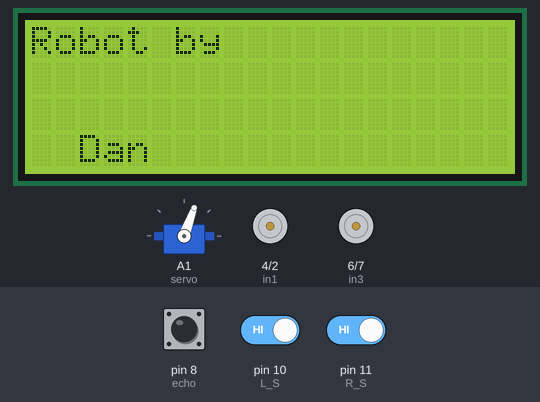
Recording of a sketch running on a simulated Arduino Uno, built with avr-gcc and run on an emulated ATmega328P. On the bench: 20×4 character LCD, servo, motor-driver pin pairs drawn as motors (green arrow = first pin HIGH = forward, orange = second pin HIGH = backward, longer = more drive, scaled by the enable pin). Wiring (inferred from the names in the program): servo: signal A1. The test bench sets the inputs (shaded band); at power-on: pin 10 (L_S) HIGH, pin 11 (R_S) HIGH, pin 8 (echo) LOW. Servo pulses on a pin are drawn as a servo (544–2400 µs = 0–180°); what the sketch prints to the serial monitor is not drawn.

Above: at 3.7 s.
At 6.8 s:
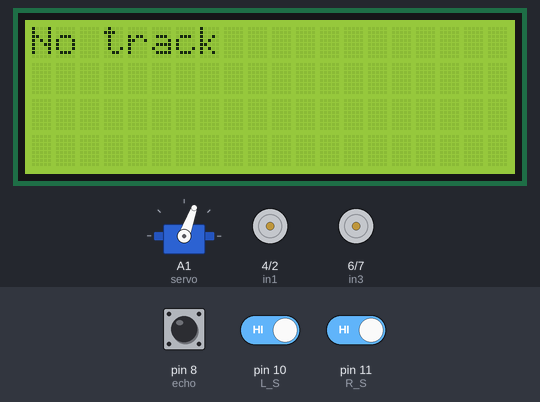
6.9 s: pin 10 (L_S) driven LOW
At 8.4 s:
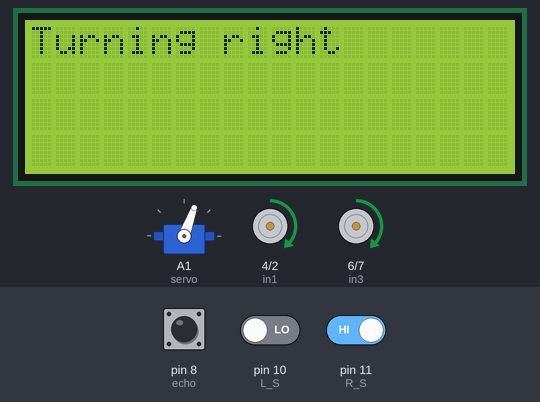
8.7 s: pin 11 (R_S) driven LOW
At 10.6 s:
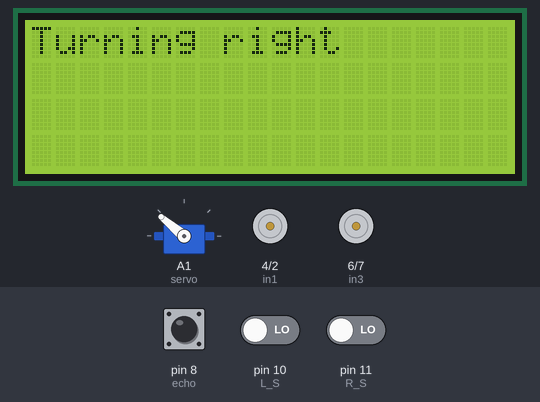
11.0 s: pin 8 (echo) pulsed HIGH 2 times (0.12 s each, 0.3 s apart)
13.7 s: pin 8 (echo) driven HIGH and pin 10 (L_S) driven HIGH
16.8 s: pin 10 (L_S) driven LOW
At 23.3 s:
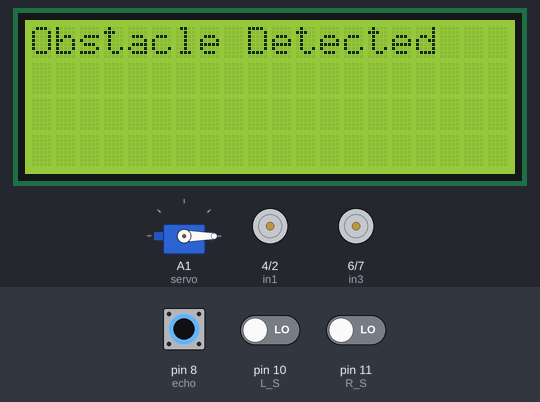
26.1 s: pin 10 (L_S) driven HIGH
At 30.0 s:
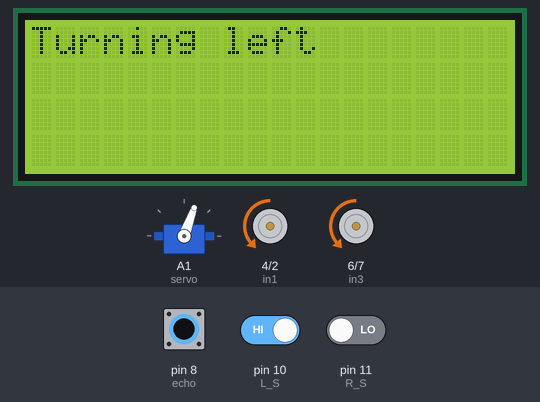
Timing chart, 0 to 30.2 s (numbered marks = the images above; inputs shaded):
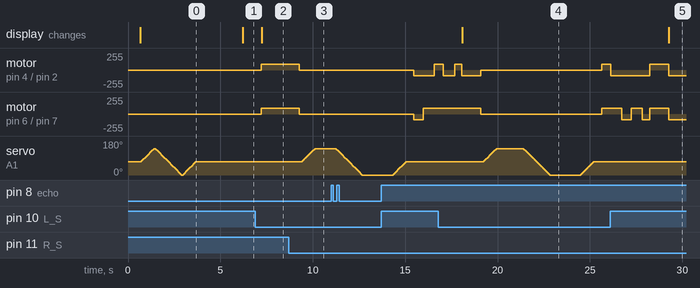

The sketch:

DAN_MULLAH_REFINED.ino
```cpp
#include <Wire.h>
#include <LiquidCrystal_I2C.h>
LiquidCrystal_I2C lcd(0x27,20,4);
#define enA 3//Enable1 L298 Pin enA
#define in1 4//Motor1  L298 Pin in1
#define in2 2 //Motor1  L298 Pin in1
#define in3 6 //Motor2  L298 Pin in1
#define in4 7 //Motor2  L298 Pin in1
#define enB 5 //Enable2 L298 Pin enB

#define L_S 10 //ir sensor Left
#define R_S 11 //ir sensor Right

#define echo 8    //Echo pin
#define trigger 9 //Trigger pin

#define servo A1

int Set=20;
int distance_L, distance_F, distance_R;

void setup()
{
lcd.init();
lcd.init();
lcd.backlight();
Serial.begin(9600);
pinMode(R_S, INPUT);
pinMode(L_S, INPUT);
pinMode(echo, INPUT );
pinMode(trigger, OUTPUT);
pinMode(enA, OUTPUT);
pinMode(in1, OUTPUT);
pinMode(in2, OUTPUT);
pinMode(in3, OUTPUT);
pinMode(in4, OUTPUT);
pinMode(enB, OUTPUT);
pinMode(servo, OUTPUT);

 lcd.setCursor(3,0);
 lcd.print("Line Follower");
 lcd.setCursor(0,1);
 lcd.print("obstacle Avoiding");
 lcd.setCursor(0,2);
 delay(500);
 lcd.clear();
 lcd.print("Robot by");
 lcd.setCursor(2,3);
 lcd.print("Dan");
 for (int angle = 70; angle <= 140; angle += 5){servoPulse(servo, angle);}
 for (int angle = 140; angle >= 0; angle -= 5){servoPulse(servo, angle); }
 for (int angle = 0; angle <= 70; angle += 5) {servoPulse(servo, angle); }
 distance_F = Ultrasonic_read();
 delay(500);
 analogWrite(enA, 85);//Adjust this between 60 to 80 for effective tracking
analogWrite(enB, 85); //Adjust this between 60 to 80 for effective tracking
}

void loop()
{
 distance_F = Ultrasonic_read();Serial.print("D F=");Serial.println(distance_F);
 if((digitalRead(R_S) == 0)&&(digitalRead(L_S) == 0))
 {
 if(distance_F > Set){forword();lcd.clear();lcd.setCursor(0, 0);lcd.print("Path Clear");}
 else{Check_side();lcd.clear();lcd.setCursor(0, 0);lcd.print("Obstacle Detected");}
 }
 else if((digitalRead(R_S) == 1)&&(digitalRead(L_S) == 0)){turnRight();lcd.clear();lcd.setCursor(0, 0);lcd.print("Turning right");}
 else if((digitalRead(R_S) == 0)&&(digitalRead(L_S) == 1)){turnLeft();lcd.clear();lcd.setCursor(0, 0);lcd.print("Turning left");}
 else if((digitalRead(R_S) == 1)&&(digitalRead(L_S) == 1)){Stop();lcd.clear();lcd.setCursor(0, 0);lcd.print("No track");}
 delay(10);
}

void servoPulse (int pin, int angle){
 int pwm = (angle*11) + 500;
 digitalWrite(pin, HIGH);delayMicroseconds(pwm);
 digitalWrite(pin, LOW);delay(50);
}

long Ultrasonic_read(){
  digitalWrite(trigger, LOW);delayMicroseconds(2);
  digitalWrite(trigger, HIGH);delayMicroseconds(10);
  long time = pulseIn (echo, HIGH);return time / 29 / 2;
}

void compareDistance() {
  Stop();delay(100);
  if (distance_R > distance_L) {
    turnLeft();
  delay(500);
  forword();
  delay(600);
  turnRight();
  delay(500);
  forword();
  delay(600);
  turnRight();
  delay(400);
  } else {
    turnRight();
  delay(500);
  forword();
  delay(600);
  turnLeft();
  delay(500);
  forword();
  delay(600);
  turnLeft();
  delay(400);
  }
  lineTrack(); // Attempt to continue line tracking after obstacle avoidance
}

void lineTrack() {
  int leftSensor = digitalRead(L_S);
  int rightSensor = digitalRead(R_S);

  if ((leftSensor == HIGH && rightSensor == HIGH) || (leftSensor == LOW && rightSensor == LOW)) {forword();}
  else if (rightSensor == HIGH) {turnLeft();}
  else if (leftSensor == HIGH) {turnRight();}
}

void Check_side()
{
  Stop();delay(100);
  for (int angle = 70; angle <= 140; angle += 5){servoPulse(servo, angle);}
  delay(300);
  distance_R = Ultrasonic_read();Serial.print("D R=");Serial.println(distance_R);
  delay(100);
  for (int angle = 140; angle >= 0; angle -= 5) {servoPulse(servo, angle);}
  delay(500);
  distance_L = Ultrasonic_read();Serial.print("D L=");Serial.println(distance_L);
  delay(100);
  for (int angle = 0; angle <= 70; angle += 5){servoPulse(servo, angle);}
  delay(300);
  compareDistance();
}

void forword(){  //forword
digitalWrite(in1, LOW); //Left Motor backword Pin
digitalWrite(in2, HIGH); //Left Motor forword Pin
digitalWrite(in3, HIGH); //Right Motor forword Pin
digitalWrite(in4, LOW); //Right Motor backword Pin

}

void turnLeft(){ //turn
digitalWrite(in1, LOW); //Left Motor backword Pin
digitalWrite(in2, HIGH); //Left Motor forword Pin
digitalWrite(in3, LOW); //Right Motor forword Pin
digitalWrite(in4, HIGH); //Right Motor backword Pin

}

void turnRight(){ //turn
digitalWrite(in1, HIGH); //Left Motor backword Pin
digitalWrite(in2, LOW); //Left Motor forword Pin
digitalWrite(in3, HIGH); //Right Motor forword Pin
digitalWrite(in4, LOW); //Right Motor backword Pin

}

void Stop(){ //
digitalWrite(in1, LOW); //Left Motor backword Pin
digitalWrite(in2, LOW); //Left Motor forword Pin
digitalWrite(in3, LOW); //Right Motor forword Pin
digitalWrite(in4, LOW); //Right Motor backword Pin

}
```

Measured:
- after the input at 6.9 s, motor on pin 4 (in1) / pin 2 (in2), motor on pin 6 (in3) / pin 7 (in4): stopped → forward 85/255 after 0.32 s; the display: changes after 0.33 s (image 2)
- after the input at 8.7 s, motor on pin 4 (in1) / pin 2 (in2), motor on pin 6 (in3) / pin 7 (in4): forward 85/255 → stopped after 0.57 s; servo on A1 (servo): moves from 70° to 140° over 0.67 s, starting after 0.72 s
- after the input at 16.8 s, motor on pin 6 (in3) / pin 7 (in4): forward 85/255 → stopped after 2.3 s, → forward 85/255 6.5 s later
- after the input at 26.1 s, servo on A1 (servo): stays 70° (without the input it goes to 75° after 3.3 s); the display: changes after 3.2 s (image 5)
